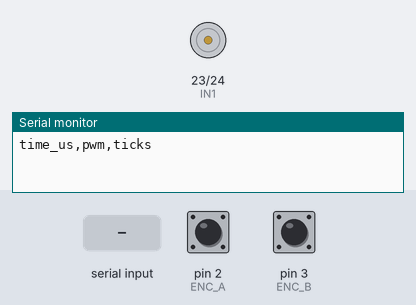
Simulated run of this sketch. Board: Arduino Mega 2560, built with avr-gcc and run on an emulated ATmega2560. Parts: motor-driver pin pairs drawn as motors (green arrow = first pin HIGH = forward, orange = second pin HIGH = backward, longer = more drive, scaled by the enable pin), the last lines printed to the serial monitor. Inputs (shaded band) come from the test bench; at power-on: pin 2 (ENC_A) HIGH, pin 3 (ENC_B) HIGH.

Above: at 1.2 s.
1.3 s: "f" received over Serial
At 21.9 s:
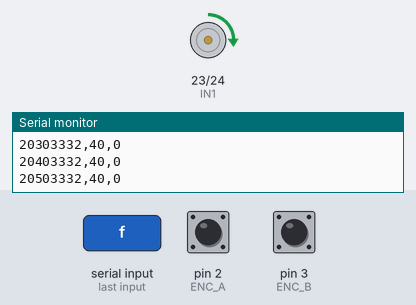
At 42.0 s:
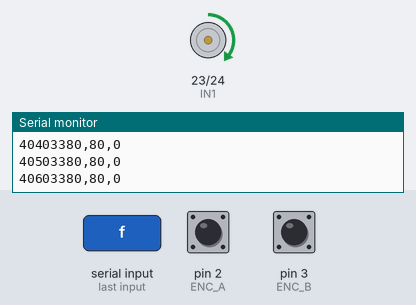
Timing chart, 0 to 42.8 s (numbered marks = the images above; inputs shaded):
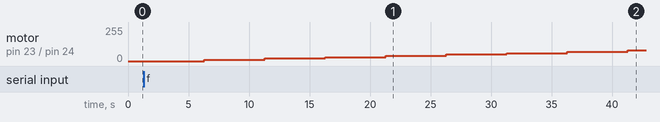

The sketch:

data_log_position.ino
```cpp
#include <Arduino.h>

#define IN1 23
#define IN2 24
#define PWM_PIN 4
#define ENC_A 2
#define ENC_B 3

#define COUNTS_PER_REV 4532 //check again if it's 1133 or 1133*4

volatile long encoderCount = 0;

unsigned long lastMicros = 0;
unsigned long startMicros = 0;

int pwmValue = 0;
const int PWM_MIN = 0;
const int PWM_MAX = 250;
const int PWM_STEP = 10;

const unsigned long STEP_TIME_MS = 5000UL;

unsigned long lastStepMillis = 0;
int pwmDir = 1;
bool running = false;
bool finished = false;

// modify for our motor, can we use quadrature??????
void encoderISR() {
  static uint8_t enc_val = 0;
  enc_val = (enc_val << 2) | ((digitalRead(ENC_A) << 1) | digitalRead(ENC_B));

  switch (enc_val & 0b1111) {
    case 0b0001: case 0b0111: case 0b1110: case 0b1000: encoderCount++; break;
    case 0b0010: case 0b1011: case 0b1101: case 0b0100: encoderCount--; break;
  }
}

void setup() {
  Serial.begin(9600);

  pinMode(IN1, OUTPUT);
  pinMode(IN2, OUTPUT);
  pinMode(PWM_PIN, OUTPUT);
  pinMode(ENC_A, INPUT);
  pinMode(ENC_B, INPUT);

  attachInterrupt(digitalPinToInterrupt(ENC_A), encoderISR, CHANGE);
  attachInterrupt(digitalPinToInterrupt(ENC_B), encoderISR, CHANGE);

  analogWrite(PWM_PIN, 0);

  Serial.println("time_us,pwm,ticks");
}

void loop() {
  if (finished) {
    analogWrite(PWM_PIN, 0);
    return;
  }

  // --- Wait for 'f' or 'F' to start ---
  if (!running) {
    if (Serial.available()) {
      char c = Serial.read();
      if (c == 'f' || c == 'F') {
        running = true;
        pwmValue = PWM_MIN;
        pwmDir = 1;
        digitalWrite(IN1, HIGH); // Set initial direction
        digitalWrite(IN2, LOW);
        analogWrite(PWM_PIN, pwmValue);

        noInterrupts();
        encoderCount = 0; // Reset position to 0 ONLY at the very start
        interrupts();

        startMicros = micros();
        lastMicros = startMicros;
        lastStepMillis = millis();
      }
    }
    return;
  }

  // ---------- TICK LOGGING (Every 100ms) ----------
  unsigned long nowMicros = micros();
  unsigned long dt = nowMicros - lastMicros;

  if (dt >= 100000UL) { // 100ms sampling rate (DT = 0.1s in Python)
    noInterrupts();
    long safeTicks = encoderCount;
    interrupts();

    unsigned long t_rel = nowMicros - startMicros;

    Serial.print(t_rel);
    Serial.print(",");
    Serial.print(pwmValue);
    Serial.print(",");
    Serial.println(safeTicks);

    lastMicros = nowMicros;
  }

  // ---------- PWM STAIRCASE LOGIC ----------
  if (millis() - lastStepMillis >= STEP_TIME_MS) {
    int next = pwmValue + pwmDir * PWM_STEP;

    if (pwmDir > 0) { // Stepping UP
      if (next >= PWM_MAX) {
        pwmValue = PWM_MAX;
        pwmDir = -1; // Turn around and go down
        digitalWrite(IN1, LOW); // Change direction
        digitalWrite(IN2, HIGH);
      } else {
        pwmValue = next;
      }
    } else { // Stepping DOWN
      if (next <= PWM_MIN) {
        pwmValue = PWM_MIN;
        finished = true; // Stop when we hit the bottom
        analogWrite(PWM_PIN, 0);
        return;
      } else {
        pwmValue = next;
      }
    }
    analogWrite(PWM_PIN, pwmValue);
    lastStepMillis = millis();
  }
}
```

Measured:
- after the input at 1.3 s, motor on pin 23 (IN1) / pin 24 (IN2): moves from stopped to forward 80/255 over 35.0 s, starting after 5.0 s
